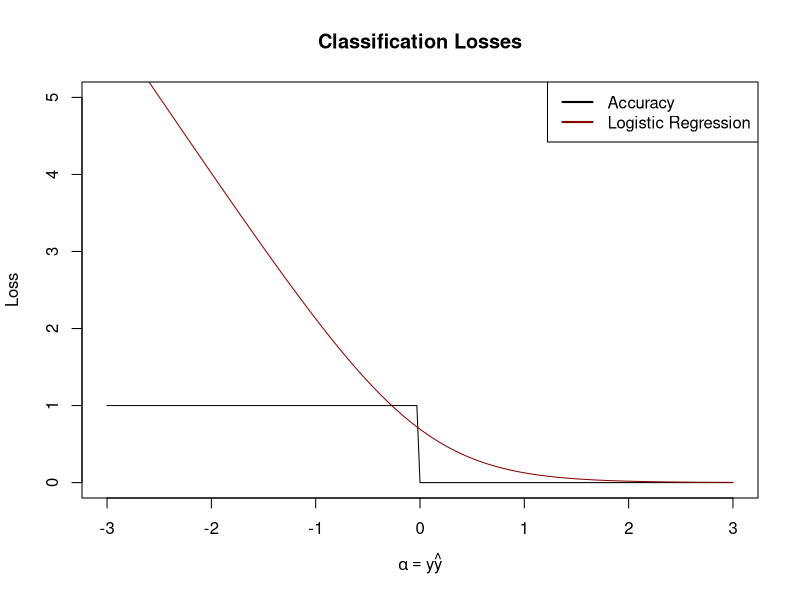
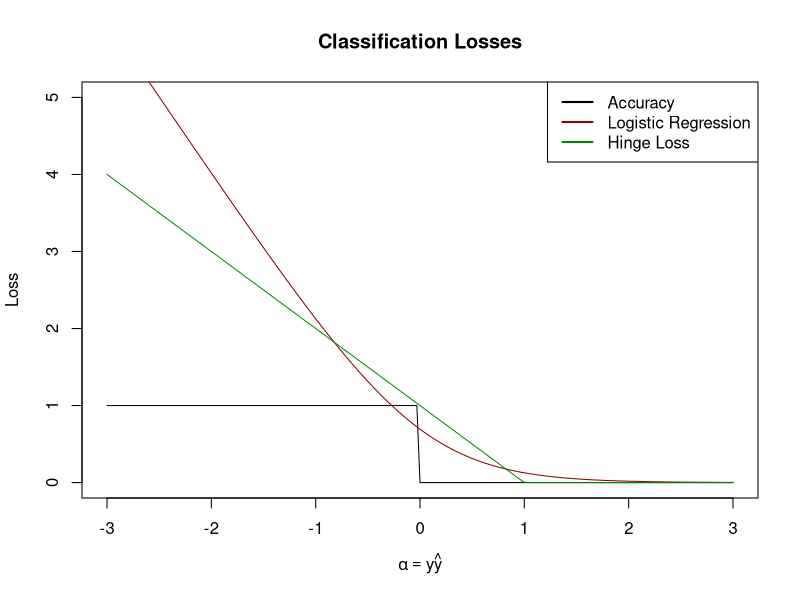

The R script that drew these images, in order: (Note: this script raises an error after producing the figures.)
## ---- chunk 1
#| echo: false
alpha <- seq(-3, 3, length.out=201)
acc     <- function(alpha) ifelse(alpha < 0, 1, 0)
lr_loss <- function(alpha) log(1 + exp(-2*alpha))

plot(alpha, acc(alpha), type="l",
     xlab=expression(alpha==y * hat(y)),
     ylab="Loss", 
     main="Classification Losses", 
     ylim=c(0, 5))
lines(alpha, lr_loss(alpha), col="red4")
legend("topright", 
       col=c("black", "red4"), 
       lwd=2, 
       legend=c("Accuracy", "Logistic Regression"))
## ---- chunk 2
alpha <- seq(-3, 3, length.out=201)
acc     <- function(alpha) ifelse(alpha < 0, 1, 0)
lr_loss <- function(alpha) log(1 + exp(-2*alpha))
hinge_loss <- function(alpha) pmax(0, 1-alpha)

plot(alpha, acc(alpha), type="l",
     xlab=expression(alpha == y * hat(y)),
     ylab="Loss", 
     main="Classification Losses", 
     ylim=c(0, 5))
lines(alpha, lr_loss(alpha), col="red4")
lines(alpha, hinge_loss(alpha), col="green4")
legend("topright", 
       col=c("black", "red4", "green4"), 
       lwd=2, 
       legend=c("Accuracy", "Logistic Regression", "Hinge Loss"))
## ---- chunk 3
#| echo: false
penguins |>
    drop_na() |>
    filter(species != "Chinstrap", 
           year==2007) |>
    ggplot(aes(x=body_mass, 
               y=flipper_len, 
               color=species)) + 
    geom_point() + 
    theme_bw() + 
    scale_color_brewer(name="Species", 
                       palette=2,
                       type="qual") + 
    theme(legend.position="bottom") + 
    xlab("Body Mass (g)") + 
    ylab("Flipper Length (mm)") + 
    ggtitle("Where to Draw Linear Boundary?")
## ---- chunk 4
#| echo: false
penguins |>
    drop_na() |>
    filter(species != "Chinstrap", 
           year==2007) |>
    ggplot(aes(x=body_mass, 
               y=flipper_len, 
               color=species)) + 
    geom_point() + 
    theme_bw() + 
    scale_color_brewer(name="Species", 
                       palette=2,
                       type="qual") + 
    theme(legend.position="bottom") + 
    xlab("Body Mass (g)") + 
    ylab("Flipper Length (mm)") + 
    geom_abline(slope=-0.02, intercept=290) + 
    geom_abline(slope=0, intercept=205) + 
    geom_abline(slope=-0.015, intercept=270) + 
    geom_abline(slope=0.001, intercept=198) + 
    geom_abline(slope=-0.02, intercept=290)
## ---- chunk 5
#| echo: false
# TODO: Fix this up. AI over complex nonsense follows...
library(tidyverse)
library(mvtnorm)

# 1. Clean data and define grid bounding box
df <- penguins |>
    drop_na(body_mass, flipper_len, species)

grid_x <- seq(min(df$body_mass) - 200, max(df$body_mass) + 200, length.out = 150)
grid_y <- seq(min(df$flipper_len) - 5, max(df$flipper_len) + 5, length.out = 150)
eval_grid <- expand_grid(body_mass = grid_x, flipper_len = grid_y)

# 2. Fit 2D normal parameters (MLE) per species and evaluate density on the grid
density_df <- df |>
    nest(.by = species) |>
    mutate(
        mu = map(data, \(d) colMeans(d[, c("body_mass", "flipper_len")])),
        sigma = map(data, \(d) cov(d[, c("body_mass", "flipper_len")])),
        grid = map2(mu, sigma, \(m, s) {
            eval_grid |>
                mutate(density = dmvnorm(eval_grid, mean = m, sigma = s))
        })
    ) |>
    select(species, grid) |>
    unnest(grid)

# 3. Plot contours with observations
ggplot() +
    geom_point(
        data = df,
        aes(x = body_mass, y = flipper_len, color = species),
        alpha = 0.45,
        size = 1.5
    ) +
    geom_contour(
        data = density_df,
        aes(x = body_mass, y = flipper_len, z = density, color = species),
        bins = 7,
        linewidth = 0.8
    ) +
    scale_color_brewer(palette = "Dark2") +
    labs(
        title = "Bivariate Normal Contours by Species (Palmer Penguins)",
        x = "Body Mass (g)",
        y = "Flipper Length (mm)",
        color = "Species"
    ) +
    theme_bw(base_size = 13) + 
    theme(legend.position="bottom")
## ---- chunk 6
#| echo: false
# TODO: Fix this up. AI over complex nonsense follows...
library(tidyverse)
library(mvtnorm)

# 1. Clean data and define grid bounding box
df <- penguins |>
    drop_na(body_mass, flipper_len, species) |>
    filter(species != "Chinstrap")

grid_x <- seq(min(df$body_mass) - 200, max(df$body_mass) + 200, length.out = 150)
grid_y <- seq(min(df$flipper_len) - 5, max(df$flipper_len) + 5, length.out = 150)
eval_grid <- expand_grid(body_mass = grid_x, flipper_len = grid_y)

# 2. Fit 2D normal parameters (MLE) per species and evaluate density on the grid
density_df <- df |>
    nest(.by = species) |>
    mutate(
        mu = map(data, \(d) colMeans(d[, c("body_mass", "flipper_len")])),
        sigma = map(data, \(d) cov(d[, c("body_mass", "flipper_len")])),
        grid = map2(mu, sigma, \(m, s) {
            eval_grid |>
                mutate(density = dmvnorm(eval_grid, mean = m, sigma = s))
        })
    ) |>
    select(species, grid) |>
    unnest(grid)

# 3. Plot contours with observations
ggplot() +
    geom_point(
        data = df,
        aes(x = body_mass, y = flipper_len, color = species),
        alpha = 0.45,
        size = 1.5
    ) +
    geom_contour(
        data = density_df,
        aes(x = body_mass, y = flipper_len, z = density, color = species),
        bins = 7,
        linewidth = 0.8
    ) +
    scale_color_brewer(palette = "Dark2") +
    labs(
        title = "Bivariate Normal Contours by Species (Palmer Penguins)",
        x = "Body Mass (g)",
        y = "Flipper Length (mm)",
        color = "Species"
    ) +
    theme_bw(base_size = 13) + 
    theme(legend.position="bottom")
